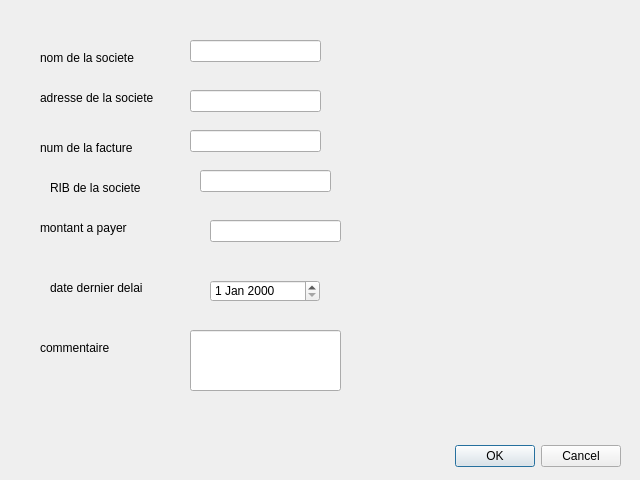
<?xml version="1.0" encoding="UTF-8"?>
<ui version="4.0">
 <class>Dialog</class>
 <widget class="QDialog" name="Dialog">
  <property name="geometry">
   <rect>
    <x>0</x>
    <y>0</y>
    <width>640</width>
    <height>480</height>
   </rect>
  </property>
  <property name="windowTitle">
   <string>Dialog</string>
  </property>
  <widget class="QDialogButtonBox" name="buttonBox">
   <property name="geometry">
    <rect>
     <x>0</x>
     <y>440</y>
     <width>621</width>
     <height>32</height>
    </rect>
   </property>
   <property name="orientation">
    <enum>Qt::Horizontal</enum>
   </property>
   <property name="standardButtons">
    <set>QDialogButtonBox::Cancel|QDialogButtonBox::Ok</set>
   </property>
  </widget>
  <widget class="QLabel" name="label_3">
   <property name="geometry">
    <rect>
     <x>50</x>
     <y>180</y>
     <width>131</width>
     <height>16</height>
    </rect>
   </property>
   <property name="text">
    <string>RIB de la societe</string>
   </property>
  </widget>
  <widget class="QLineEdit" name="rib">
   <property name="geometry">
    <rect>
     <x>200</x>
     <y>170</y>
     <width>131</width>
     <height>22</height>
    </rect>
   </property>
  </widget>
  <widget class="QLineEdit" name="monatant">
   <property name="geometry">
    <rect>
     <x>210</x>
     <y>220</y>
     <width>131</width>
     <height>22</height>
    </rect>
   </property>
  </widget>
  <widget class="QLabel" name="label_6">
   <property name="geometry">
    <rect>
     <x>40</x>
     <y>340</y>
     <width>91</width>
     <height>16</height>
    </rect>
   </property>
   <property name="text">
    <string>commentaire</string>
   </property>
  </widget>
  <widget class="QLabel" name="label_7">
   <property name="geometry">
    <rect>
     <x>40</x>
     <y>140</y>
     <width>131</width>
     <height>16</height>
    </rect>
   </property>
   <property name="text">
    <string>num de la facture</string>
   </property>
  </widget>
  <widget class="QLineEdit" name="nom">
   <property name="geometry">
    <rect>
     <x>190</x>
     <y>40</y>
     <width>131</width>
     <height>22</height>
    </rect>
   </property>
  </widget>
  <widget class="QLabel" name="label_2">
   <property name="geometry">
    <rect>
     <x>40</x>
     <y>90</y>
     <width>131</width>
     <height>16</height>
    </rect>
   </property>
   <property name="text">
    <string>adresse de la societe</string>
   </property>
  </widget>
  <widget class="QLineEdit" name="lineEdit_7">
   <property name="geometry">
    <rect>
     <x>190</x>
     <y>130</y>
     <width>131</width>
     <height>22</height>
    </rect>
   </property>
  </widget>
  <widget class="QLabel" name="label_4">
   <property name="geometry">
    <rect>
     <x>40</x>
     <y>220</y>
     <width>131</width>
     <height>16</height>
    </rect>
   </property>
   <property name="text">
    <string>montant a payer</string>
   </property>
  </widget>
  <widget class="QDateEdit" name="dateEdit">
   <property name="geometry">
    <rect>
     <x>210</x>
     <y>280</y>
     <width>110</width>
     <height>22</height>
    </rect>
   </property>
  </widget>
  <widget class="QLineEdit" name="commenetaire">
   <property name="geometry">
    <rect>
     <x>190</x>
     <y>330</y>
     <width>151</width>
     <height>61</height>
    </rect>
   </property>
  </widget>
  <widget class="QLineEdit" name="adresse">
   <property name="geometry">
    <rect>
     <x>190</x>
     <y>90</y>
     <width>131</width>
     <height>22</height>
    </rect>
   </property>
  </widget>
  <widget class="QLabel" name="label_5">
   <property name="geometry">
    <rect>
     <x>50</x>
     <y>280</y>
     <width>131</width>
     <height>16</height>
    </rect>
   </property>
   <property name="text">
    <string>date dernier delai</string>
   </property>
  </widget>
  <widget class="QLabel" name="label">
   <property name="geometry">
    <rect>
     <x>40</x>
     <y>50</y>
     <width>111</width>
     <height>16</height>
    </rect>
   </property>
   <property name="text">
    <string>nom de la societe</string>
   </property>
  </widget>
 </widget>
 <resources/>
 <connections>
  <connection>
   <sender>buttonBox</sender>
   <signal>accepted()</signal>
   <receiver>Dialog</receiver>
   <slot>accept()</slot>
   <hints>
    <hint type="sourcelabel">
     <x>248</x>
     <y>254</y>
    </hint>
    <hint type="destinationlabel">
     <x>157</x>
     <y>274</y>
    </hint>
   </hints>
  </connection>
  <connection>
   <sender>buttonBox</sender>
   <signal>rejected()</signal>
   <receiver>Dialog</receiver>
   <slot>reject()</slot>
   <hints>
    <hint type="sourcelabel">
     <x>316</x>
     <y>260</y>
    </hint>
    <hint type="destinationlabel">
     <x>286</x>
     <y>274</y>
    </hint>
   </hints>
  </connection>
 </connections>
</ui>
